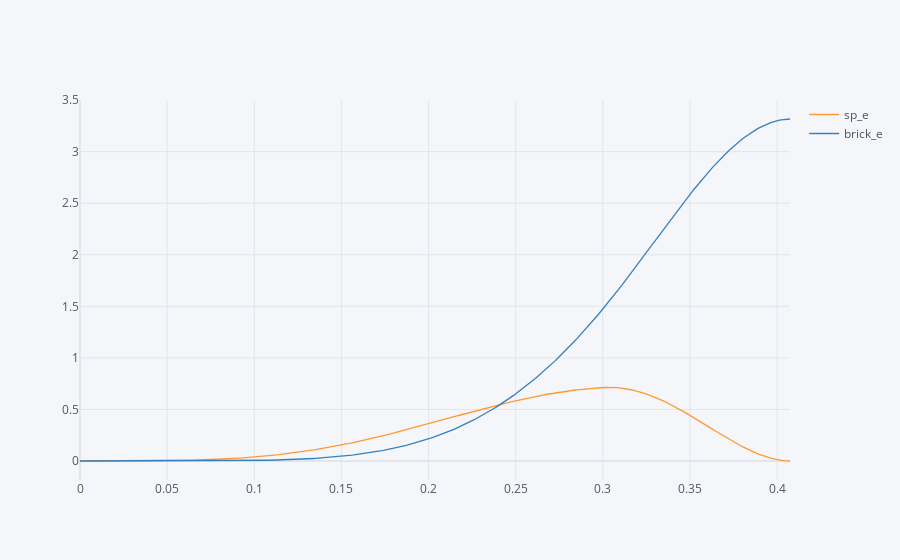

Write notebook code for a chart like this one.
### Code cell
res.loc[:, ['sp_e', 'brick_e']].iplot()

### Figure 1 — Plotly figure (JSON) as saved in the notebook; plotly's stock layout.template omitted (floating-point values rounded to 4 significant figures; data arrays with more than 128 entries replaced by an {"elided": "..."} marker saying what was removed)
{"data": [{"line": {"color": "rgba(255, 153, 51, 1.0)", "dash": "solid", "shape": "linear", "width": 1.3}, "mode": "lines", "name": "sp_e", "text": "", "type": "scatter", "x": {"elided": "408 float values"}, "y": {"elided": "408 float values"}}, {"line": {"color": "rgba(55, 128, 191, 1.0)", "dash": "solid", "shape": "linear", "width": 1.3}, "mode": "lines", "name": "brick_e", "text": "", "type": "scatter", "x": {"elided": "408 float values"}, "y": {"elided": "408 float values"}}], "layout": {"autosize": true, "legend": {"bgcolor": "#F5F6F9", "font": {"color": "#4D5663"}}, "paper_bgcolor": "#F5F6F9", "plot_bgcolor": "#F5F6F9", "title": {"font": {"color": "#4D5663"}}, "xaxis": {"autorange": true, "gridcolor": "#E1E5ED", "range": [0, 0.4074], "showgrid": true, "tickfont": {"color": "#4D5663"}, "title": {"font": {"color": "#4D5663"}, "text": ""}, "type": "linear", "zerolinecolor": "#E1E5ED"}, "yaxis": {"autorange": true, "gridcolor": "#E1E5ED", "range": [-0.1843, 3.501], "showgrid": true, "tickfont": {"color": "#4D5663"}, "title": {"font": {"color": "#4D5663"}, "text": ""}, "type": "linear", "zerolinecolor": "#E1E5ED"}}}
